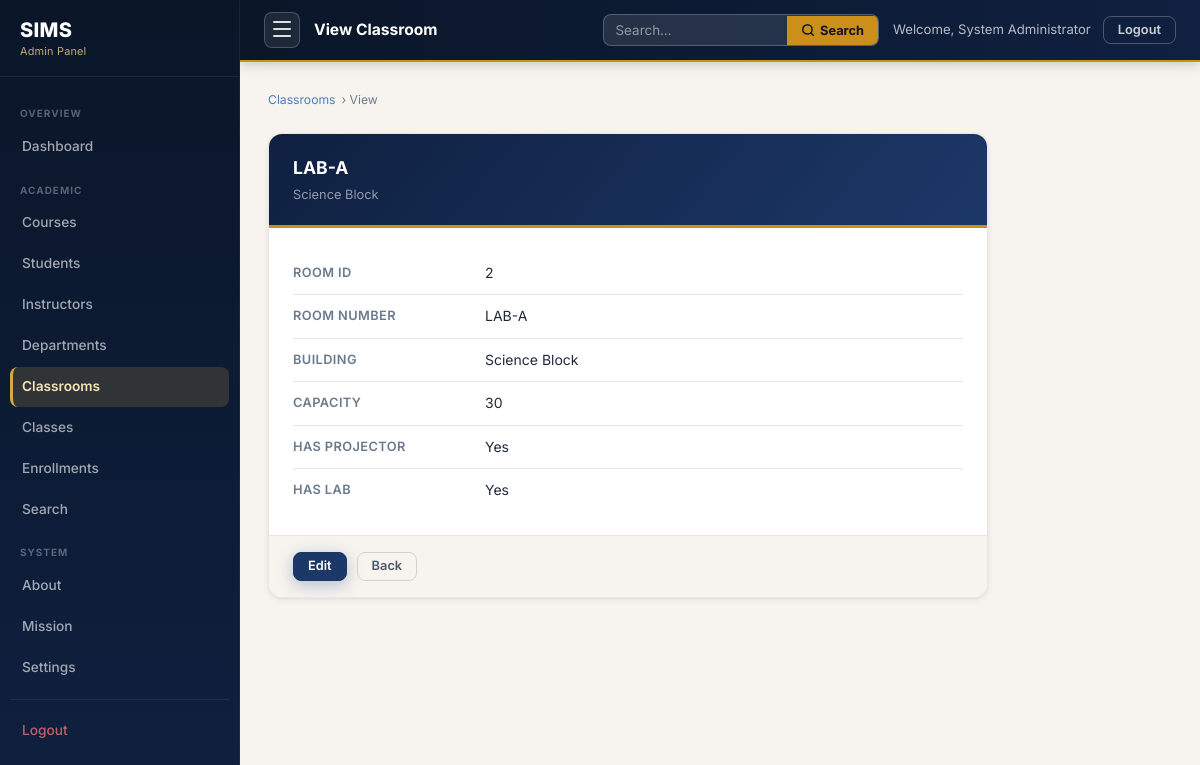
Screenshot of /classroom_view.php?id=2 (signed in) with the database file from the repository.
### tables this page shows
CREATE TABLE classrooms (
    classroom_id  INT          NOT NULL AUTO_INCREMENT,
    room_number   VARCHAR(20)  NOT NULL,
    building      VARCHAR(100) NOT NULL,
    capacity      SMALLINT     NOT NULL DEFAULT 30,
    has_projector TINYINT(1)   NOT NULL DEFAULT 0,
    has_lab       TINYINT(1)   NOT NULL DEFAULT 0,

    CONSTRAINT pk_classrooms  PRIMARY KEY (classroom_id),
    CONSTRAINT uq_room_number UNIQUE (room_number)
);

### classroom_view.php (the view, shortened to what this page needs)
<?php
require_once '../config.php'; require_once 'admin_auth.php';
$id=(int)($_GET['id']??0); if($id<=0){header('Location: classrooms.php');exit;}
$s=$pdo->prepare("SELECT * FROM classrooms WHERE classroom_id=:id");
$s->execute([':id'=>$id]); $room=$s->fetch(); if(!$room){header('Location: classrooms.php');exit;}
require_once '../includes/admin_sidebar.php';
?>
<div class="admin-ph"><div class="admin-ph-breadcrumb"><a href="classrooms.php">Classrooms</a> &rsaquo; View</div></div>
<div class="view-card">
  <div class="view-card-header"><div class="view-card-title"><?=htmlspecialchars($room['room_number'],ENT_QUOTES,'UTF-8')?></div><div class="view-card-sub"><?=htmlspecialchars($room['building'],ENT_QUOTES,'UTF-8')?></div></div>
  <div class="view-card-body">
    <div class="view-row"><span class="view-label">Room ID</span><span class="view-value"><?=(int)$room['classroom_id']?></span></div>
    <div class="view-row"><span class="view-label">Room Number</span><span class="view-value"><?=htmlspecialchars($room['room_number'],ENT_QUOTES,'UTF-8')?></span></div>
    <div class="view-row"><span class="view-label">Building</span><span class="view-value"><?=htmlspecialchars($room['building'],ENT_QUOTES,'UTF-8')?></span></div>
    <div class="view-row"><span class="view-label">Capacity</span><span class="view-value"><?=(int)$room['capacity']?></span></div>
    <div class="view-row"><span class="view-label">Has Projector</span><span class="view-value"><?=$room['has_projector']?'Yes':'No'?></span></div>
    <div class="view-row"><span class="view-label">Has Lab</span><span class="view-value"><?=$room['has_lab']?'Yes':'No'?></span></div>
  </div>
  <div class="view-card-footer"><a href="classroom_edit.php?id=<?=(int)$id?>" class="btn btn-primary btn-sm">Edit</a><a href="classrooms.php" class="btn btn-ghost btn-sm">Back</a></div>
</div>
<?php require_once '../includes/admin_footer.php'; ?>

### sims.css (style rules this page uses)
:root { --primary-950: #0a1628; --primary-900: #0f2040; --primary-800: #152b55; --primary-700: #1c3868; --primary-600: #234a82; --primary-500: #2d5d9e; --primary-400: #4a7bc0; --primary-300: #7aa3d4; --primary-200: #b3cce8; --primary-100: #dce9f5; --primary-50: #eef4fb; --primary: var(--primary-700); --primary-dark: var(--primary-900); --primary-mid: var(--primary-600); --primary-light: var(--primary-400); --primary-tint: var(--primary-50); --accent-900: #7a4a05; --accent-800: #9e6108; --accent-700: #b8780f; --accent-600: #cc8f1a; --accent-500: #d4a843; --accent-400: #e0bc68; --accent-300: #ecd08f; --accent-200: #f5e4b8; --accent-100: #faf2dc; --accent-50: #fdf9ee; --accent: var(--accent-500); --accent-dark: var(--accent-700); --accent-light: var(--accent-300); --accent-tint: var(--accent-50); --success: #1a7a4a; --success-mid: #22a362; --success-light: #d4f0e3; --success-border: #7dd4aa; --error: #b91c1c; --error-mid: #dc2626; --error-light: #fde8e8; --error-border: #f4a4a4; --warning: #a16207; --warning-mid: #ca8a04; --warning-light: #fef9c3; --warning-border: #f0d080; --info: #0e5f8a; --info-mid: #1580bb; --info-light: #d0eaf7; --info-border: #80c4e8; --bg-body: #f0ebe3; --bg-tinted: #f7f4ef; --bg-surface: #faf8f5; --bg-white: #ffffff; --surface: #ffffff; --surface-alt: #fffdf8; --text-900: #111827; --text-700: #1f2a3c; --text-500: #4b5869; --text-400: #6b7a8d; --text-300: #9ba8b8; --text-inv: #ffffff; --text: var(--text-700); --text-secondary: var(--text-500); --text-muted: var(--text-400); --text-inverse: var(--text-inv); --border: #d8d1c8; --border-light: #ebe6df; --border-focus: var(--primary-500); --wood: #b8823a; --wood-light: #d4aa72; --wood-tint: #f5e9d8; --sp-1: 4px; --sp-2: 8px; --sp-3: 12px; --sp-4: 16px; --sp-5: 20px; --sp-6: 24px; --sp-7: 28px; --sp-8: 32px; --sp-10: 40px; --sp-12: 48px; --sp-16: 64px; --sp-20: 80px; --r-xs: 3px; --r-sm: 5px; --r: 8px; --r-md: 10px; --r-lg: 14px; --r-xl: 20px; --r-2xl: 28px; --r-full: 9999px; --shadow-xs: 0 1px 2px rgba(28, 46, 80, 0.06); --shadow-sm: 0 2px 6px rgba(28, 46, 80, 0.08), 0 1px 2px rgba(28, 46, 80, 0.05); --shadow: 0 4px 12px rgba(28, 46, 80, 0.10), 0 2px 4px rgba(28, 46, 80, 0.06); --shadow-md: 0 8px 24px rgba(28, 46, 80, 0.12), 0 3px 8px rgba(28, 46, 80, 0.07); --shadow-lg: 0 16px 40px rgba(28, 46, 80, 0.16), 0 6px 12px rgba(28, 46, 80, 0.09); --shadow-accent: 0 4px 16px rgba(212, 168, 67, 0.35); --shadow-primary: 0 4px 16px rgba(28, 58, 130, 0.30); --font: 'Inter', system-ui, -apple-system, BlinkMacSystemFont, 'Segoe UI', sans-serif; --font-mono: 'SFMono-Regular', 'Cascadia Code', Consolas, 'Liberation Mono', monospace; --ease-out: cubic-bezier(0.16, 1, 0.3, 1); --ease-in-out: cubic-bezier(0.45, 0, 0.55, 1); --dur-fast: 120ms; --dur: 200ms; --dur-slow: 350ms; --header-h: 66px; --max-w: 1100px; --max-w-form: 680px; }
*, *::before, *::after { box-sizing: border-box; margin: 0; padding: 0; }
html { scroll-behavior: smooth; -webkit-text-size-adjust: 100%; }
body { font-family: var(--font); font-size: 15px; line-height: 1.6; color: var(--text); background: var(--bg-body); min-height: 100vh; display: flex; flex-direction: column; -webkit-font-smoothing: antialiased; -moz-osx-font-smoothing: grayscale; }
a { color: var(--primary-light); text-decoration: none; transition: color var(--dur) var(--ease-out); }
.btn { display: inline-flex; align-items: center; justify-content: center; gap: var(--sp-2); padding: 10px 22px; font-family: var(--font); font-size: 0.875rem; font-weight: 600; line-height: 1; border-radius: var(--r); border: 1.5px solid transparent; cursor: pointer; text-decoration: none; white-space: nowrap; transition: background var(--dur) var(--ease-out), color var(--dur) var(--ease-out), border-color var(--dur) var(--ease-out), transform var(--dur) var(--ease-out), box-shadow var(--dur) var(--ease-out); position: relative; overflow: hidden; }
.btn-primary { background: var(--primary-700); color: #fff; border-color: var(--primary-700); box-shadow: var(--shadow-primary); }
.btn-ghost { background: transparent; color: var(--text-secondary); border-color: var(--border); }
.btn-sm { padding: 7px 14px; font-size: 0.80rem; }

### rows the page displays
classrooms: room_number "LAB-A", building "Science Block", classroom_id "2", capacity "30"

### other values shown
$label "Dashboard"
$label "Courses"
$label "Students"
$label "Instructors"
$label "Departments"
$label "Classrooms"
$label "Classes"
$label "Enrollments"
$label "Search"
$label "About"
$label "Mission"
$label "Settings"
$pageTitle "View Classroom"
$adminName "System Administrator"
